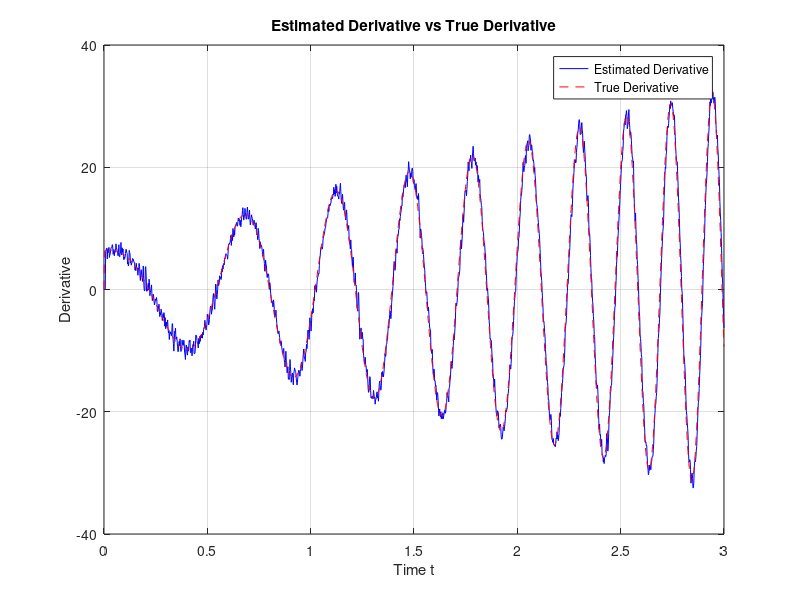

This figure's MATLAB source:
% Load the data
load('DataHW06_Prob3.mat');

% Set the window size (number of points in the moving window)
M = 5;  % Example window size

% Create an array to store the derivative estimates
estimated_derivative = zeros(size(y));

% Loop over the data starting from the M-th point (since we need M points to start)
for k = M:length(t)
    % Get the recent M points from the time and y arrays
    window_time = t(k-M+1:k);  % Time values in the window
    window_y = y(k-M+1:k);     % y values in the window
    
    % Perform regression using a polynomial fit (degree 1 for a straight line)
    % polyfit returns the coefficients of the best-fitting polynomial
    p = polyfit(window_time, window_y, 1);
    
    % The first coefficient of p is the slope (the derivative estimate at time t_k)
    estimated_derivative(k) = p(1);
end

% Plot the estimated derivative versus time
figure;
plot(t, estimated_derivative, 'b', 'DisplayName', 'Estimated Derivative');
hold on;

% Plot the true derivative (dy) for comparison
plot(t, dy, 'r--', 'DisplayName', 'True Derivative');

% Add labels and a legend
xlabel('Time t');
ylabel('Derivative');
title('Estimated Derivative vs True Derivative');
legend show;
grid on;
hold off;
